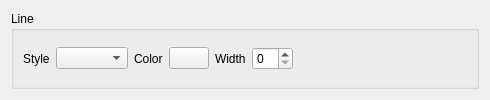
<?xml version="1.0" encoding="UTF-8"?>
<ui version="4.0">
 <class>LineStyleWidget</class>
 <widget class="QWidget" name="LineStyleWidget">
  <property name="geometry">
   <rect>
    <x>0</x>
    <y>0</y>
    <width>490</width>
    <height>100</height>
   </rect>
  </property>
  <property name="windowTitle">
   <string>Form</string>
  </property>
  <layout class="QVBoxLayout" name="verticalLayout_2">
   <item>
    <widget class="QGroupBox" name="groupBox">
     <property name="title">
      <string>Line</string>
     </property>
     <layout class="QVBoxLayout" name="verticalLayout">
      <item>
       <layout class="QHBoxLayout" name="horizontalLayout">
        <item>
         <widget class="QLabel" name="styleLabel">
          <property name="minimumSize">
           <size>
            <width>0</width>
            <height>0</height>
           </size>
          </property>
          <property name="text">
           <string>Style</string>
          </property>
         </widget>
        </item>
        <item>
         <widget class="LineStylesComboBox" name="styleComboBox"/>
        </item>
        <item>
         <widget class="QLabel" name="label_2">
          <property name="text">
           <string>Color</string>
          </property>
         </widget>
        </item>
        <item>
         <widget class="ColorButton" name="colorButton">
          <property name="text">
           <string/>
          </property>
         </widget>
        </item>
        <item>
         <widget class="QLabel" name="widthLabel">
          <property name="text">
           <string>Width</string>
          </property>
         </widget>
        </item>
        <item>
         <widget class="QSpinBox" name="widthSpinBox"/>
        </item>
        <item>
         <spacer name="horizontalSpacer">
          <property name="orientation">
           <enum>Qt::Horizontal</enum>
          </property>
          <property name="sizeHint" stdset="0">
           <size>
            <width>40</width>
            <height>20</height>
           </size>
          </property>
         </spacer>
        </item>
       </layout>
      </item>
     </layout>
    </widget>
   </item>
  </layout>
 </widget>
 <customwidgets>
  <customwidget>
   <class>ColorButton</class>
   <extends>QPushButton</extends>
   <header>colorbutton.h</header>
  </customwidget>
  <customwidget>
   <class>LineStylesComboBox</class>
   <extends>QComboBox</extends>
   <header>linestylescombobox.h</header>
  </customwidget>
 </customwidgets>
 <resources/>
 <connections/>
</ui>
